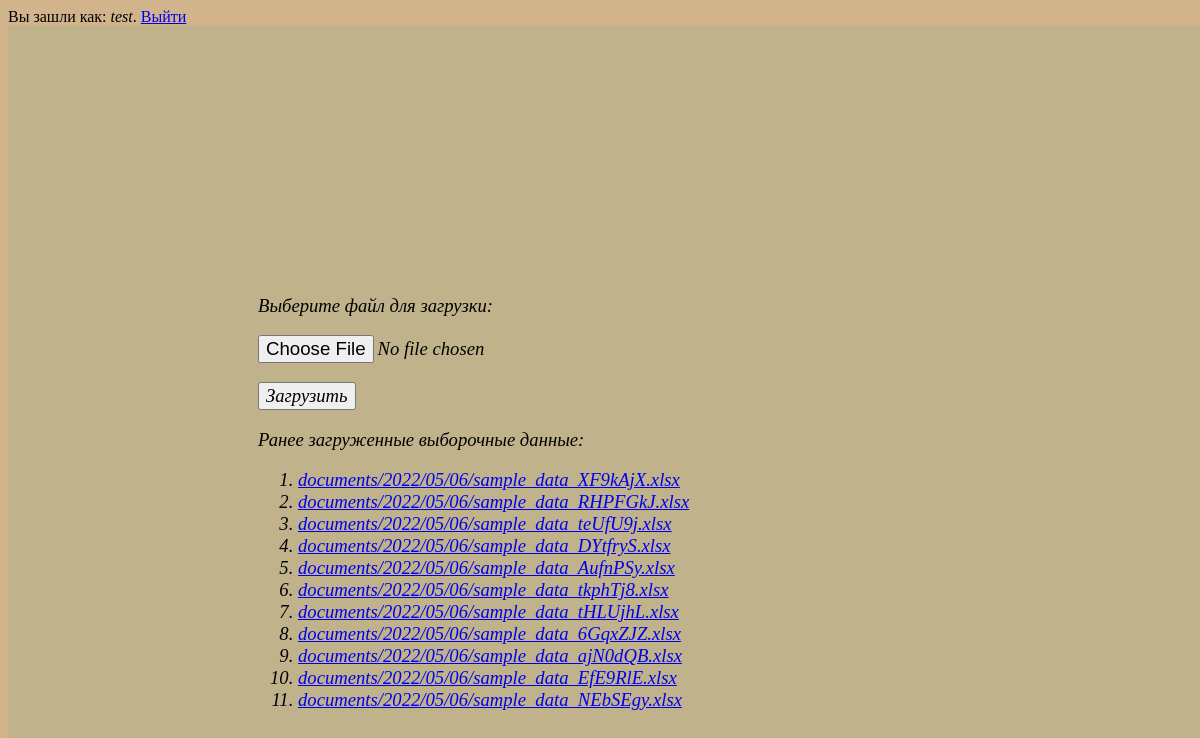
The page / (signed in) on the database its author committed.
### analyzer/models.py (models this page shows)
class Document(models.Model):
    docfile = models.FileField(upload_to='documents/%Y/%m/%d')
    user = models.ForeignKey(User, models.CASCADE)

### analyzer/views.py (the view)
# urls.py: path('', views.index, name='index'),
@login_required
def index(request):
    template = loader.get_template('home.html')
    if request.method == 'POST':
        form = DocumentForm(request.POST, request.FILES)
        if form.is_valid():
            newdoc = Document(docfile=request.FILES['docfile'])
            newdoc.user = request.user
            newdoc.save()
            return redirect('viewstats', csvfn= newdoc.docfile.name.replace("/", "-", 4))
        else:
            message = 'В форму введены неверные данные. Исправьте следующие недочёты:'
    else:
        form = DocumentForm()  # An empty, unbound form
    documents = Document.objects.filter(user=request.user)
    def f(d):
        d.viewstatsurl = d.docfile.name.replace("/", "-", 4)
        return(d)
    context = {'form': form, 'documents': [f(d) for d in documents]}
    rendered_page = template.render(context, request)
    return HttpResponse(rendered_page)

### analyzer/forms.py
class DocumentForm(forms.Form):
    docfile = forms.FileField(label='Выберите файл для загрузки')

### templates/home.html (shortened to what this page needs)
{% extends 'base.html' %}
{% block content %}
    <form action="{% url "index" %}" method="post" enctype="multipart/form-data">
        <p>{{ form.docfile.label_tag }} {{ form.docfile.help_text }}</p>
        <p>
            {{ form.docfile }}
        </p>
        <p><input type="submit" value="Загрузить"/></p>
    </form>
    <p>Ранее загруженные выборочные данные:</p>
    {% if documents %}
        <ol>
        {% for document in documents %}
            <li><a href="viewstats/{{ document.viewstatsurl }}">{{ document.docfile.name }}</a> </li>
        {% endfor %}
        </ol>
      {% else %}
        <p>No documents.</p>
      {% endif %}
{% endblock %}

### templates/base.html (shortened to what this page needs)
<html>
<head>
</head>
<body style="background: #D2B48C;">
<div id="main">
	<div class="welcome">
{% if user.is_authenticated %}
		Вы зашли как: <em>{{user}}</em>. <a href="{% url "logout" %}">Выйти</a>
{% else %}
Вы не зашли как пользователь сайта. <a href="{% url "login" %}">Войдите</a> или
	<a href="{% url "register" %}">зарегистрируйтесь</a>
{% endif %}
</div>
	<div align="center">
	<div id="content">
	{% block content %}{% endblock %}
	</div>
	</div>
</div>
</body>
</html>

### templates/base.html (style rules this page uses)
#content { width: 700px; background: #C0B28A; padding: 250px; text-align: left; }
#content * { font-family: 'Times New Roman', Times, serif; font-style: italic; font-size: 14pt; }

### rows shown on the page
Document: docfile.name "documents/2022/05/06/sample_data_XF9kAjX.xlsx"
Document: docfile.name "documents/2022/05/06/sample_data_RHPFGkJ.xlsx"
Document: docfile.name "documents/2022/05/06/sample_data_teUfU9j.xlsx"
Document: docfile.name "documents/2022/05/06/sample_data_DYtfryS.xlsx"
Document: docfile.name "documents/2022/05/06/sample_data_AufnPSy.xlsx"
Document: docfile.name "documents/2022/05/06/sample_data_tkphTj8.xlsx"
Document: docfile.name "documents/2022/05/06/sample_data_tHLUjhL.xlsx"
Document: docfile.name "documents/2022/05/06/sample_data_6GqxZJZ.xlsx"
Document: docfile.name "documents/2022/05/06/sample_data_ajN0dQB.xlsx"
Document: docfile.name "documents/2022/05/06/sample_data_EfE9RlE.xlsx"
Document: docfile.name "documents/2022/05/06/sample_data_NEbSEgy.xlsx"

### other values the page prints
{{ user }} "test"
